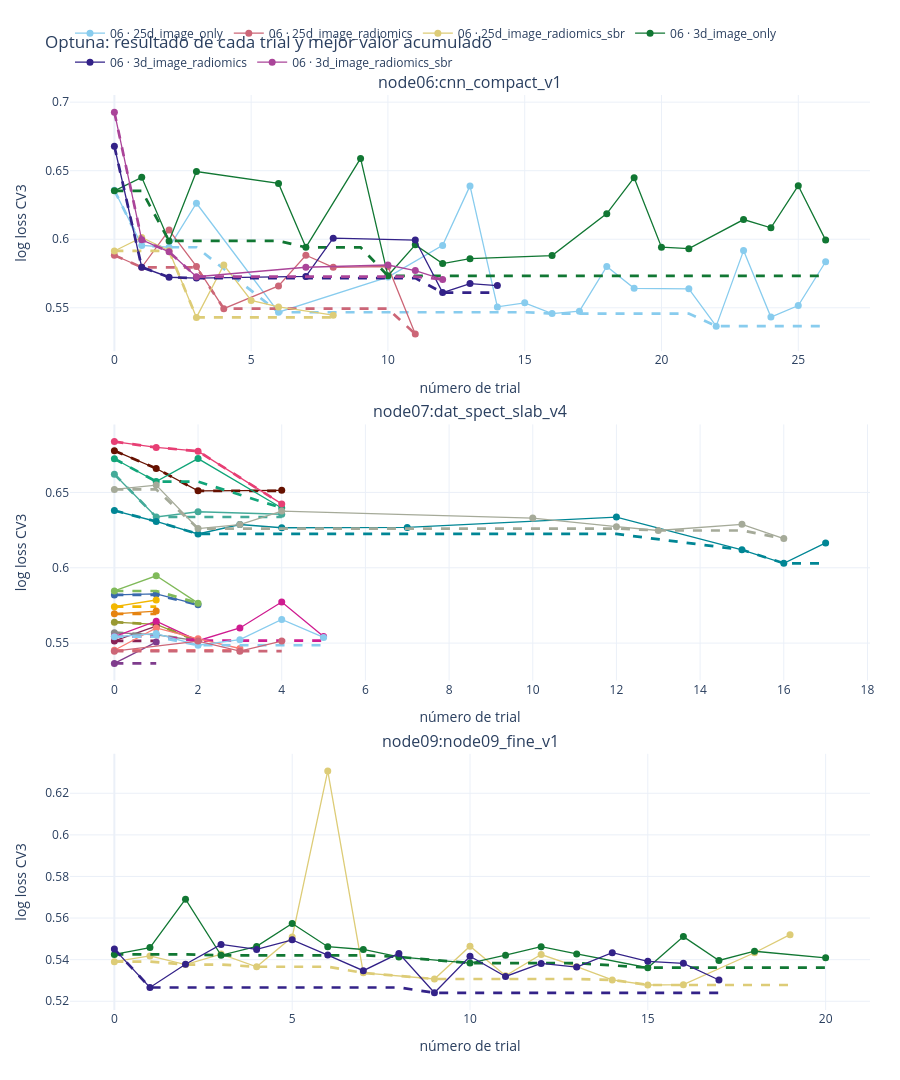

Write notebook code for a chart like this one.
### Markdown cell above
## 2. Trayectoria global de la búsqueda

Los puntos son trials completos; la línea discontinua es el mejor log loss acumulado dentro de cada estudio. Una meseta indica que ampliar ciegamente el número de trials probablemente rinde poco; mejoras tardías indican que todavía vale la pena explorar alrededor de esa zona.

### Code cell
fig_optimization = optimization_figure(snapshot.trials)
fig_optimization.show(config=PLOTLY_CONFIG)
